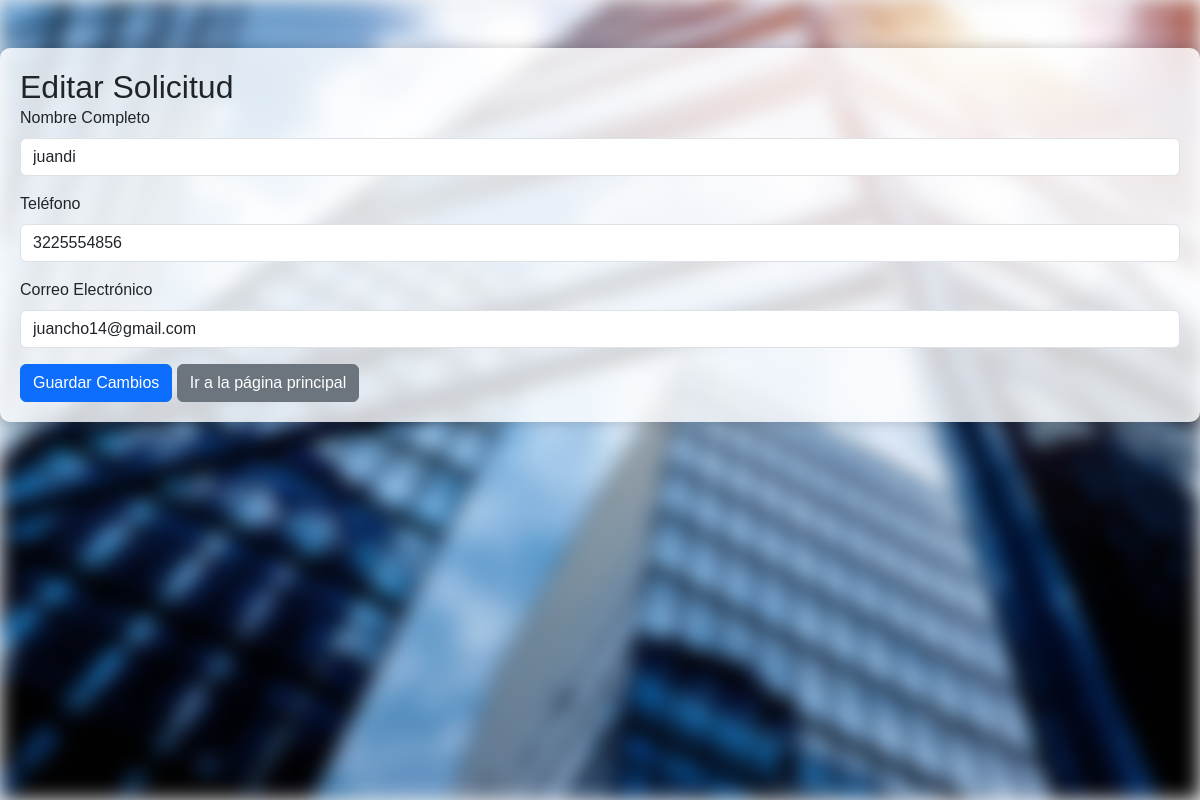
The page /crudsolicitudes/editar.php?id=26 on the database its author committed.
### tables this page shows
CREATE TABLE `solicitudes` (
  `idSolicitud` int(11) NOT NULL,
  `Nombre` varchar(40) NOT NULL,
  `Telefono` varchar(12) NOT NULL,
  `Correo` varchar(40) NOT NULL,
  `idInmuebleInteres` int(11) NOT NULL
);

### crudsolicitudes/conne.php (called while the page is built, shortened)
<?php
class Conexion
{
    private $host = "localhost";
    private $usuario = "root";
    private $password = "";
    private $base_datos = "realstate";
    public function __construct()
    {
        $this->con = new mysqli($this->host, $this->usuario, $this->password, $this->base_datos);
    }
}

### crudsolicitudes/editar.php (the view, shortened to what this page needs)
<?php
require_once 'conne.php';
$conexion = new Conexion();
if ($_SERVER['REQUEST_METHOD'] === 'POST' && isset($_POST['id_solicitud'])) {
    $idSolicitud = $_POST['id_solicitud'];
    $nombre = $_POST['nombre'];
    $telefono = $_POST['telefono'];
    $correo = $_POST['correo'];
    $actualizar = "UPDATE solicitudes SET Nombre = '$nombre', Telefono = '$telefono', Correo = '$correo' WHERE idSolicitud = $idSolicitud";
    if (mysqli_query($conexion->con, $actualizar)) {
        header("Location: index.php?mensaje=La solicitud se actualizó correctamente.");
        exit;
    } else {
        echo "Error al actualizar la solicitud: " . mysqli_error($conexion->con);
    }
} else {
    if (isset($_GET['id'])) {
        $idSolicitud = $_GET['id'];
        $consulta = "SELECT * FROM solicitudes WHERE idSolicitud = $idSolicitud";
        $resultado = mysqli_query($conexion->con, $consulta);
        if ($resultado && mysqli_num_rows($resultado) > 0) {
            $solicitud = mysqli_fetch_assoc($resultado);
            $nombre = $solicitud['Nombre'];
            $telefono = $solicitud['Telefono'];
            $correo = $solicitud['Correo'];
        } else {
            header("Location: index.php");
            exit;
        }
    } else {
        header("Location: index.php");
        exit;
    }
}
?>
<!DOCTYPE html>
<html lang="es">
<head>
    <link href="https://cdn.jsdelivr.net/npm/bootstrap@5.3.2/dist/css/bootstrap.min.css" rel="stylesheet">
    <link rel="stylesheet" href="../codigo_css/crudstyles.css">
</head>
<body>
<div class="background"></div>
    <div class="container mt-5">
        <h2>Editar Solicitud</h2>
        <form action="" method="POST">
            <div class="mb-3">
                <label for="nombre" class="form-label">Nombre Completo</label>
                <input type="text" class="form-control" id="nombre" name="nombre" value="<?php echo $nombre; ?>" required>
            </div>
            <div class="mb-3">
                <label for="telefono" class="form-label">Teléfono</label>
                <input type="tel" class="form-control" id="telefono" name="telefono" value="<?php echo $telefono; ?>" required>
            </div>
            <div class="mb-3">
                <label for="correo" class="form-label">Correo Electrónico</label>
                <input type="email" class="form-control" id="correo" name="correo" value="<?php echo $correo; ?>" required>
            </div>
            <button type="submit" class="btn btn-primary">Guardar Cambios</button>
        <a class="btn btn-secondary" href="../crudsolicitudes/index.php">Ir a la página principal</a>
        </form>
    </div>
</body>
</html>

### codigo_css/crudstyles.css (style rules this page uses)
body, h1, h2, h3, p, ul, li, form, input, select, button { margin: 0; padding: 0; box-sizing: border-box; }
body { font-family: Arial, sans-serif; background-color: #f5f5f5; }
.background { position: fixed; top: 0; left: 0; width: 100%; height: 100%; background-image: url('../imagenes/1663700343081.jpg'); background-size: cover; background-position: center; background-repeat: no-repeat; filter: blur(10px); z-index: -1; }
.container { max-width: 1200px; margin: 0 auto; padding: 20px; background: rgba(255, 255, 255, 0.8); border-radius: 10px; box-shadow: 0 0 15px rgba(0, 0, 0, 0.2); position: relative; z-index: 1; overflow: auto; }

### rows shown on the page
solicitudes: nombre "juandi", telefono "3225554856", correo "juancho14@gmail.com"
